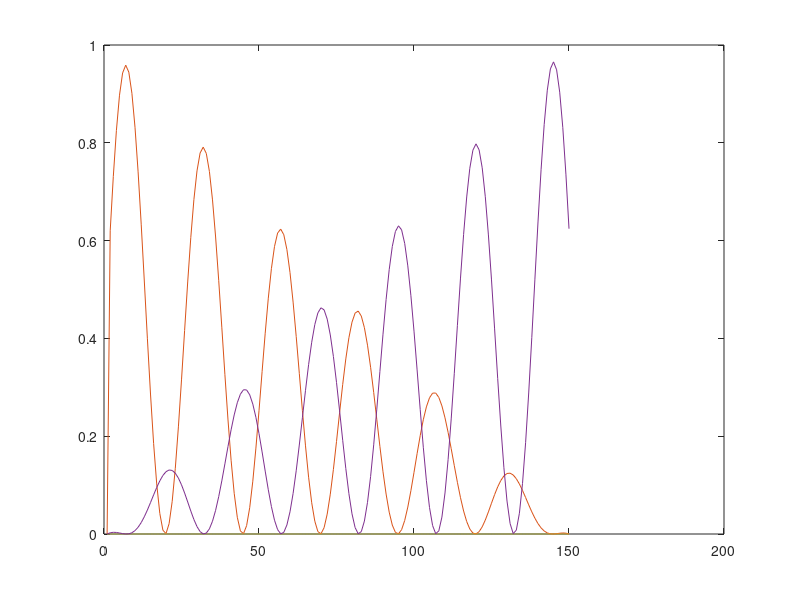
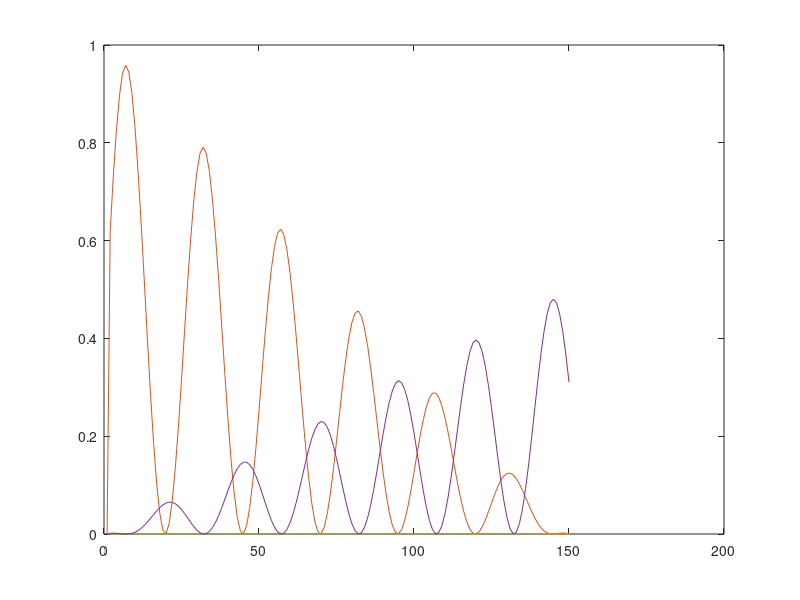
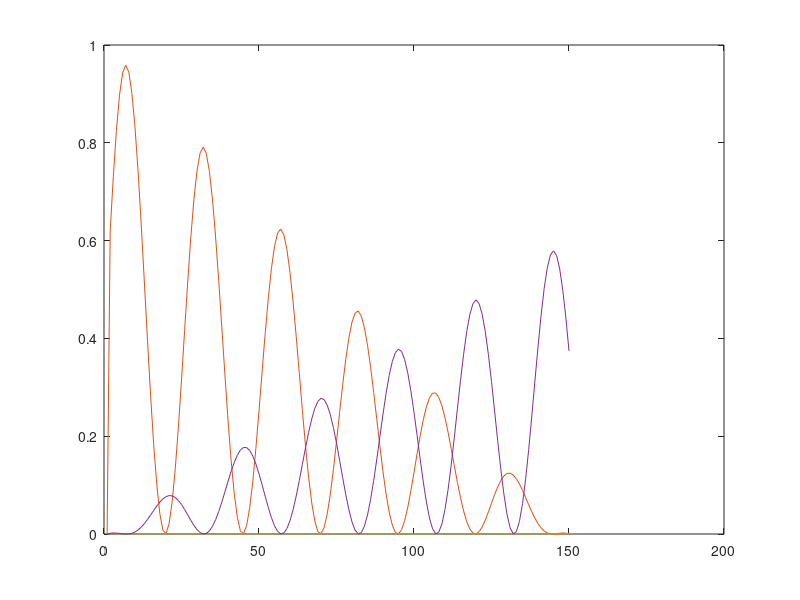
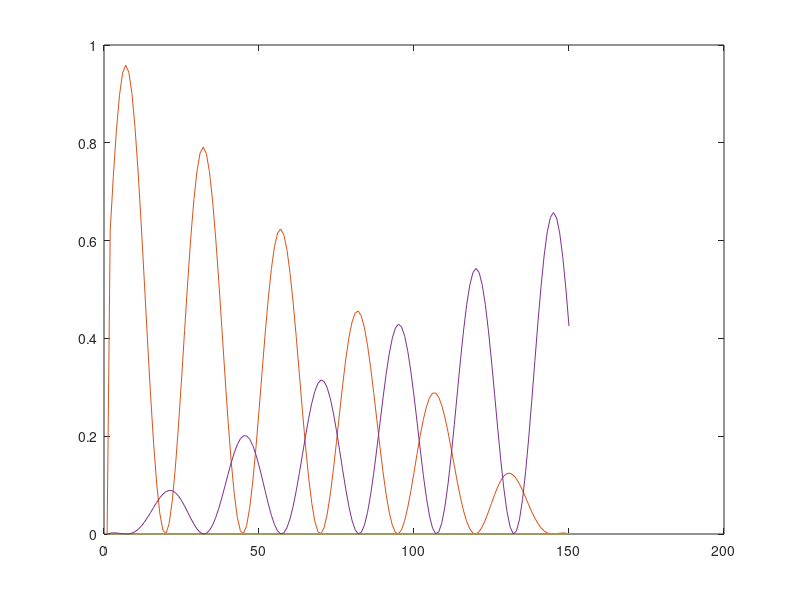

Reproduce these figures in MATLAB, in order.
function [] = hasselmo9402_v1()
% hasselmo_2002 theta model


%todo: 
% add plots for ca3 and ec activity
% add ach to the model
% make a struct to hold data? 

clear all;

%% runtime parameters
p.nTrls = 14;
p.nTSteps = 25;
p.nCA1cells = 2;
p.nCA3cells = 3;
p.nECcells = 2;

p.dt = 0.005; % 5 ms
p.thF = 8; % 8 Hz
p.stepsPerCycle = ceil(((1/p.thF)/p.dt));
p.phaseStep = (2*pi)/p.stepsPerCycle; % numnber of radians to increment theta phase by for each time steps
p.k = .5; 
p.lrate = 0.01; % learning rate, per Ehren's experiment
p.thetaScale = 1; % X from Hasselmo et al (2002), p 799
% [0 to 1] smaller means theta has less effect on functional strength
% paper is vague about whether different values are used for the different
% layers (CA3 vs EC), for now we'll assume that it is a single fixed
% parameter.

% allocate arrays
a.CA1 = nan(p.nCA1cells,p.nTSteps);
a.CA3 = nan(p.nCA3cells,p.nTrls); 
a.EC  = nan(p.nECcells, p.nTrls);
w.CA3 = eye(p.nCA1cells, p.nCA3cells);
w.EC  = eye(p.nCA1cells, p.nECcells); % identity matrix p.801
tempXprod = nan(p.nCA1cells,p.nCA3cells,p.stepsPerCycle);



%% Task 

stage = 1;

% for each trial, run the theta model 
for trl = 1:p.nTrls
  % initialize first timestep
  % NOTE: THESE NEED TO BE SET FOR EACH PHASE OF THE TASK, TRL
  a.CA3(:,1) = [0; 1; 1]; % rand(p.nCA3cells,1) > .5;
  a.EC(:,1)  = [0; 1]; % rand(p.nECcells, 1) > .5;
  
  % runs the model 
  [a, tempXprod, ph, theta] = runTheta(a,tempXprod,w,p,stage);
  
  % compute weight updates after each theta cycle
  dw.CA3(:,:) = sum(tempXprod,3);
  
  fprintf('\nTrial %i\n',trl);
  if any(isnan(dw.CA3)), keyboard, end
  w.CA3, dw.CA3
  w.CA3 = w.CA3 + p.lrate.*dw.CA3; %   w.CA3 = w.CA3 + dw.CA3;
  w.CA3 = min(w.CA3, p.k);
  w.CA3
  
end

if 1, plotStateVariables(theta,a); end

  keyboard

  fprintf('Test initial learning\n');  
  a.CA3(:,1) = [0; 1; 0]; % rand(p.nCA3cells,1) > .5;
  [a, tempXprod, ph, theta] = runTheta(a,tempXprod,w,p,stage); 
  if 1, plotStateVariables(theta,a); end
  
end

function [a,tempXprod, ph, theta] = runTheta(a,tempXprod,w,p,stage)
  
  % allocate phase and theta params
  ph.EC = nan(p.nTSteps,1);   theta.EC = nan(p.nTSteps,1);
  ph.CA3 = nan(p.nTSteps,1);  theta.CA3 = nan(p.nTSteps,1);
  ph.LTP = nan(p.nTSteps,1);  theta.LTP = nan(p.nTSteps,1);

  
  ph.EC(1)  = 0;    theta.EC(1)  = (p.thetaScale/2) * sin(ph.EC(1))  + (1-(p.thetaScale/2));
  ph.CA3(1) = pi;   theta.CA3(1) = (p.thetaScale/2) * sin(ph.CA3(1)) + (1-(p.thetaScale/2));
  ph.LTP(1) = 0;    theta.LTP(1) = sin(ph.LTP(1));
  
  % initialize CA1 activity
  %a.CA1(:,1) = ((theta.EC(1) .* w.EC) * a.EC(:,stage)) + ((theta.CA3(1) .* w.CA3) * a.CA3(:,1)); % eq 2.4 p.799
  nCycles = 6;
  AChLvls = linspace(1,0,nCycles*p.stepsPerCycle); Cr = 1; Cl = 1; % high ach to low ach
  syn.EC3(:,1) = (1 - AChLvls(1)*Cl) * ((theta.EC(1) .* w.EC) * a.EC(:,stage));
  syn.CA3(:,1) = (1 - AChLvls(1)*Cr) * ((theta.CA3(1) .* w.CA3) * a.CA3(:,stage));
  
  a.CA1(:,1) = syn.EC3(:,1) + syn.CA3(:,1); % eq 2.4 p.799

  tempXprod(:,:,1) = (theta.LTP(1) .* a.CA1(:,1)) * a.CA3(:,stage)';
  % run one theta cycle
  for t = 2:nCycles*p.stepsPerCycle
    
    % phasic input
    ph.EC(t)  = ph.EC(t-1)  + p.phaseStep;  theta.EC(t)  = (p.thetaScale/2) * sin(ph.EC(t))  + (1-(p.thetaScale/2));  % eq 2.2 p.799
    ph.CA3(t) = ph.CA3(t-1) + p.phaseStep;  theta.CA3(t) = (p.thetaScale/2) * sin(ph.CA3(t)) + (1-(p.thetaScale/2));  % eq 2.3 p.799
    ph.LTP(t) = ph.LTP(t-1) + p.phaseStep;  theta.LTP(t) = sin(ph.LTP(t));                                        % eq 2.5 p.799
    
    
    %a.CA1 = w.EC .* a.EC + w.CA3 .* a.CA3; % eq 2.1
    %a.CA1(:,t) = ((theta.EC(t) .* w.EC) * a.EC(:,stage)) + ((theta.CA3(t) .* w.CA3) * a.CA3(:,stage)); % eq 2.4 p.799
    syn.EC3(:,t) = (AChLvls(t)*Cl) * ((theta.EC(t) .* w.EC) * a.EC(:,stage));
    syn.CA3(:,t) = (1 - AChLvls(t)*Cr) * ((theta.CA3(t) .* w.CA3) * a.CA3(:,stage));
    
    a.CA1(:,t) = syn.EC3(:,t) + syn.CA3(:,t); % eq 2.4 p.799

    tempXprod(:,:,t) = (theta.LTP(t) .* a.CA1(:,t)) * a.CA3(:,stage)';
    
  end
  keyboard
    figure;plot(reshape(syn.EC3,2,[])'); hold on;
   plot(reshape(syn.CA3,2,[])')
 
end

function plotStateVariables(theta,a)
    figure;
    subplot(3,1,1);
    hold off; plot(theta.EC)
    hold on; plot(theta.CA3)
    ylabel('theta.CA3');
    legend('EC','CA3'); ylim([0 1]);
    title(['End of training']);
    
    subplot(3,1,2);
    plot(a.CA1');
    ylabel('act CA1');
    
    subplot(3,1,3);
    plot(theta.LTP)
    ylabel('theta LTP');
end

%%
